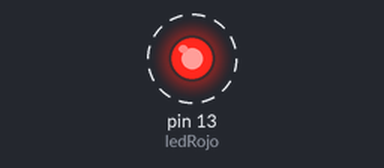
The sketch below on a simulated Arduino Uno, built with avr-gcc and run on an emulated ATmega328P. On the bench: output pins drawn as LEDs (lit = HIGH). Dashed ring = blinking.

Above: at 0.5 s.
Timing chart, 0 to 4.6 s (numbered marks = the images above):
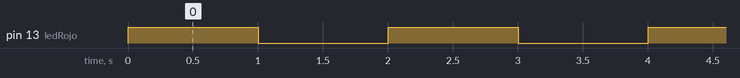

Measured:
- by itself, pin 13 (ledRojo): alternates HIGH for 1.0 s and LOW for 1.0 s

The sketch:

Practica_Inicio2_ParpadeoLED.ino
```cpp
/*
Descripción:
En esta práctica conectará el LED a un puerto digital del Arduino.
El led se encenderá un segundo y se apagará un segundo repetidamente.
AUTOR: RETBOT
*/

//** Definiciones **//
int ledRojo = 13; // pin del led rojo

//** Programa **//
void setup(){

  pinMode(ledRojo, OUTPUT);//declaramos el pin rojo como salida
}

void loop(){//bucle a repetir continuamente
  digitalWrite(ledRojo, HIGH); //encendemos el led rojo
  delay(1000); // espera por 1 segundo
  digitalWrite(ledRojo, LOW); // apaga el led
  delay(1000); // espera por 1 segundo
}


// AUTOR: RETBOT
```
